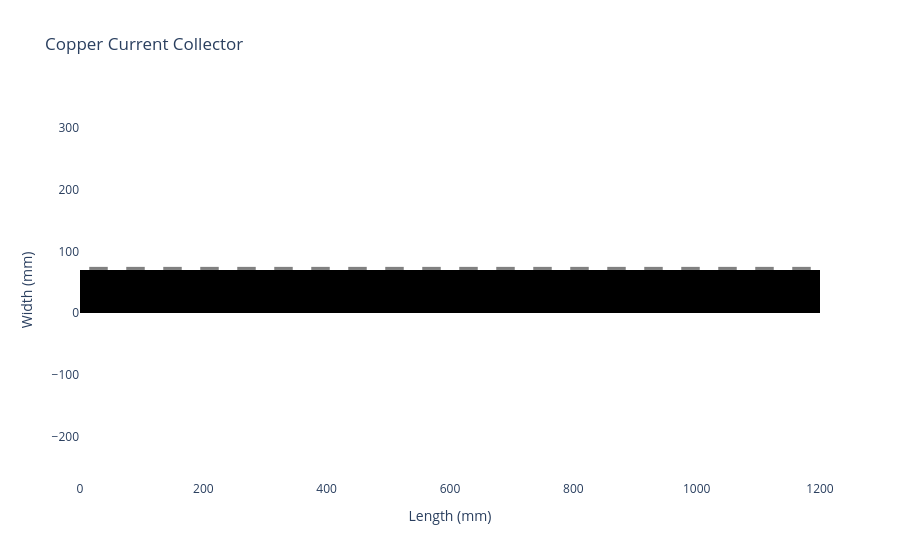

This figure's notebook cell:
### Code cell
# construct cathode
cathode_active_material = CathodeMaterial(name="Faradion_Gen2_4.25V", 
                                          specific_cost=11.26, 
                                          density=4, 
                                          irreversible_capacity_scaling=1, 
                                          reversible_capacity_scaling=1)

cathode_conductive_additive = ConductiveAdditive(specific_cost=9, density=1.9)

cathode_binder = Binder(specific_cost=15, density=1.7)

cathode_formulation = ElectrodeFormulation(active_materials={cathode_active_material: 89},
                                           binders={cathode_binder: 5},
                                           conductive_additives={cathode_conductive_additive: 6})

cathode_current_collector = NotchedCurrentCollector(formula="Cu", 
                                                    length=current_collector_length,
                                                    width=70,
                                                    thickness=5,
                                                    tab_width=5,
                                                    tab_length=30,
                                                    tab_spacing=30,
                                                    bare_length=0)

cathode = Cathode(formulation=cathode_formulation,
                    mass_loading=10.68,
                    current_collector=cathode_current_collector,
                    calender_density=2.60)

cathode_current_collector.get_top_down_view().show()

### Figure 1 — Plotly figure (JSON) as saved in the notebook; plotly's stock layout.template omitted (floating-point values rounded to 4 significant figures)
{"data": [{"fill": "toself", "fillcolor": "grey", "line": {"width": 0}, "mode": "lines", "name": "Main Body", "type": "scatter", "x": [0.0, 1200.0, 1200.0, 0.0, 0.0], "y": [0.0, 0.0, 70.0, 70.0, 0.0]}, {"fill": "toself", "fillcolor": "black", "line": {"width": 0}, "mode": "lines", "name": "Covered Area", "type": "scatter", "x": [0.0, 1200.0, 1200.0, 0.0, 0.0], "y": [0.0, 0.0, 70.0, 70.0, 0.0]}, {"fill": "toself", "fillcolor": "grey", "line": {"width": 0}, "mode": "lines", "name": "Tab", "type": "scatter", "x": [15.0, 45.0, 45.0, 15.0, 15.0], "y": [70.0, 70.0, 75.0, 75.0, 70.0]}, {"fill": "toself", "fillcolor": "grey", "line": {"width": 0}, "mode": "lines", "name": "Tab", "type": "scatter", "x": [75.0, 105.0, 105.0, 75.0, 75.0], "y": [70.0, 70.0, 75.0, 75.0, 70.0]}, {"fill": "toself", "fillcolor": "grey", "line": {"width": 0}, "mode": "lines", "name": "Tab", "type": "scatter", "x": [135.0, 165.0, 165.0, 135.0, 135.0], "y": [70.0, 70.0, 75.0, 75.0, 70.0]}, {"fill": "toself", "fillcolor": "grey", "line": {"width": 0}, "mode": "lines", "name": "Tab", "type": "scatter", "x": [195.0, 225.0, 225.0, 195.0, 195.0], "y": [70.0, 70.0, 75.0, 75.0, 70.0]}, {"fill": "toself", "fillcolor": "grey", "line": {"width": 0}, "mode": "lines", "name": "Tab", "type": "scatter", "x": [255.0, 285.0, 285.0, 255.0, 255.0], "y": [70.0, 70.0, 75.0, 75.0, 70.0]}, {"fill": "toself", "fillcolor": "grey", "line": {"width": 0}, "mode": "lines", "name": "Tab", "type": "scatter", "x": [315.0, 345.0, 345.0, 315.0, 315.0], "y": [70.0, 70.0, 75.0, 75.0, 70.0]}, {"fill": "toself", "fillcolor": "grey", "line": {"width": 0}, "mode": "lines", "name": "Tab", "type": "scatter", "x": [375.0, 405.0, 405.0, 375.0, 375.0], "y": [70.0, 70.0, 75.0, 75.0, 70.0]}, {"fill": "toself", "fillcolor": "grey", "line": {"width": 0}, "mode": "lines", "name": "Tab", "type": "scatter", "x": [435.0, 465.0, 465.0, 435.0, 435.0], "y": [70.0, 70.0, 75.0, 75.0, 70.0]}, {"fill": "toself", "fillcolor": "grey", "line": {"width": 0}, "mode": "lines", "name": "Tab", "type": "scatter", "x": [495.0, 525.0, 525.0, 495.0, 495.0], "y": [70.0, 70.0, 75.0, 75.0, 70.0]}, {"fill": "toself", "fillcolor": "grey", "line": {"width": 0}, "mode": "lines", "name": "Tab", "type": "scatter", "x": [555.0, 585.0, 585.0, 555.0, 555.0], "y": [70.0, 70.0, 75.0, 75.0, 70.0]}, {"fill": "toself", "fillcolor": "grey", "line": {"width": 0}, "mode": "lines", "name": "Tab", "type": "scatter", "x": [615.0, 645.0, 645.0, 615.0, 615.0], "y": [70.0, 70.0, 75.0, 75.0, 70.0]}, {"fill": "toself", "fillcolor": "grey", "line": {"width": 0}, "mode": "lines", "name": "Tab", "type": "scatter", "x": [675.0, 705.0, 705.0, 675.0, 675.0], "y": [70.0, 70.0, 75.0, 75.0, 70.0]}, {"fill": "toself", "fillcolor": "grey", "line": {"width": 0}, "mode": "lines", "name": "Tab", "type": "scatter", "x": [735.0, 765.0, 765.0, 735.0, 735.0], "y": [70.0, 70.0, 75.0, 75.0, 70.0]}, {"fill": "toself", "fillcolor": "grey", "line": {"width": 0}, "mode": "lines", "name": "Tab", "type": "scatter", "x": [795.0, 825.0, 825.0, 795.0, 795.0], "y": [70.0, 70.0, 75.0, 75.0, 70.0]}, {"fill": "toself", "fillcolor": "grey", "line": {"width": 0}, "mode": "lines", "name": "Tab", "type": "scatter", "x": [855.0, 885.0, 885.0, 855.0, 855.0], "y": [70.0, 70.0, 75.0, 75.0, 70.0]}, {"fill": "toself", "fillcolor": "grey", "line": {"width": 0}, "mode": "lines", "name": "Tab", "type": "scatter", "x": [915.0, 945.0, 945.0, 915.0, 915.0], "y": [70.0, 70.0, 75.0, 75.0, 70.0]}, {"fill": "toself", "fillcolor": "grey", "line": {"width": 0}, "mode": "lines", "name": "Tab", "type": "scatter", "x": [975.0, 1005.0, 1005.0, 975.0, 975.0], "y": [70.0, 70.0, 75.0, 75.0, 70.0]}, {"fill": "toself", "fillcolor": "grey", "line": {"width": 0}, "mode": "lines", "name": "Tab", "type": "scatter", "x": [1035.0, 1065.0, 1065.0, 1035.0, 1035.0], "y": [70.0, 70.0, 75.0, 75.0, 70.0]}, {"fill": "toself", "fillcolor": "grey", "line": {"width": 0}, "mode": "lines", "name": "Tab", "type": "scatter", "x": [1095.0, 1125.0, 1125.0, 1095.0, 1095.0], "y": [70.0, 70.0, 75.0, 75.0, 70.0]}, {"fill": "toself", "fillcolor": "grey", "line": {"width": 0}, "mode": "lines", "name": "Tab", "type": "scatter", "x": [1155.0, 1185.0, 1185.0, 1155.0, 1155.0], "y": [70.0, 70.0, 75.0, 75.0, 70.0]}], "layout": {"paper_bgcolor": "white", "plot_bgcolor": "white", "showlegend": false, "title": {"text": "Copper Current Collector"}, "xaxis": {"scaleanchor": "y", "showgrid": false, "title": {"text": "Length (mm)"}}, "yaxis": {"showgrid": false, "title": {"text": "Width (mm)"}}}}
